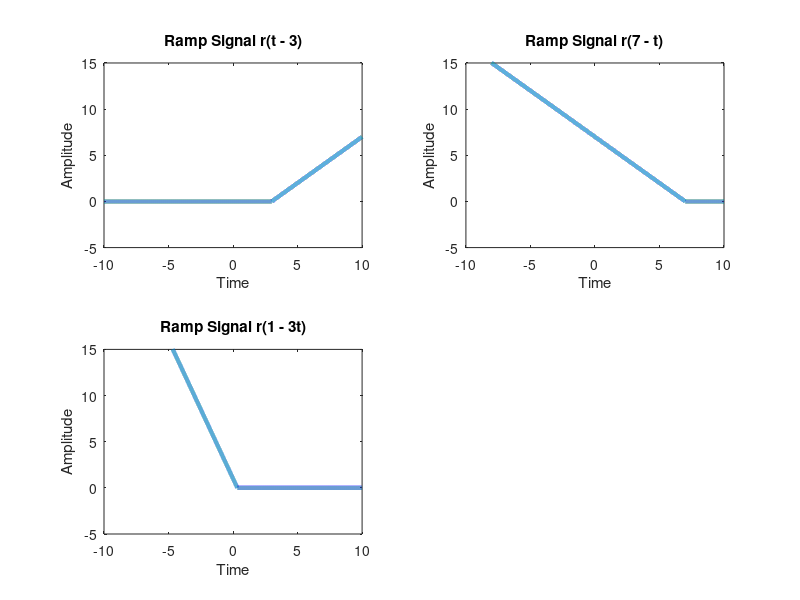

Reproduce this figure in MATLAB.
clc
clear

n = -10:0.001:10;


y = ((sign(n-3) + 1)/2).*(n-3);
subplot(2,2,1);
plot(n,y,'Linewidth',3);
ylim([-5 15]);
ylabel('Amplitude');
xlabel('Time');
title('Ramp Signal r(t - 3)');



y = ((sign(7-n) + 1)/2).*(7-n);
subplot(2,2,2);
plot(n,y,'Linewidth',3);
ylim([-5 15]);
ylabel('Amplitude');
xlabel('Time');
title('Ramp Signal r(7 - t)');


y = ((sign(1-3.*n) + 1)/2).*(1-3.*n);
subplot(2,2,3);
plot(n,y,'Linewidth',3);
ylim([-5 15]);
ylabel('Amplitude');
xlabel('Time');
title('Ramp Signal r(1 - 3t)')




